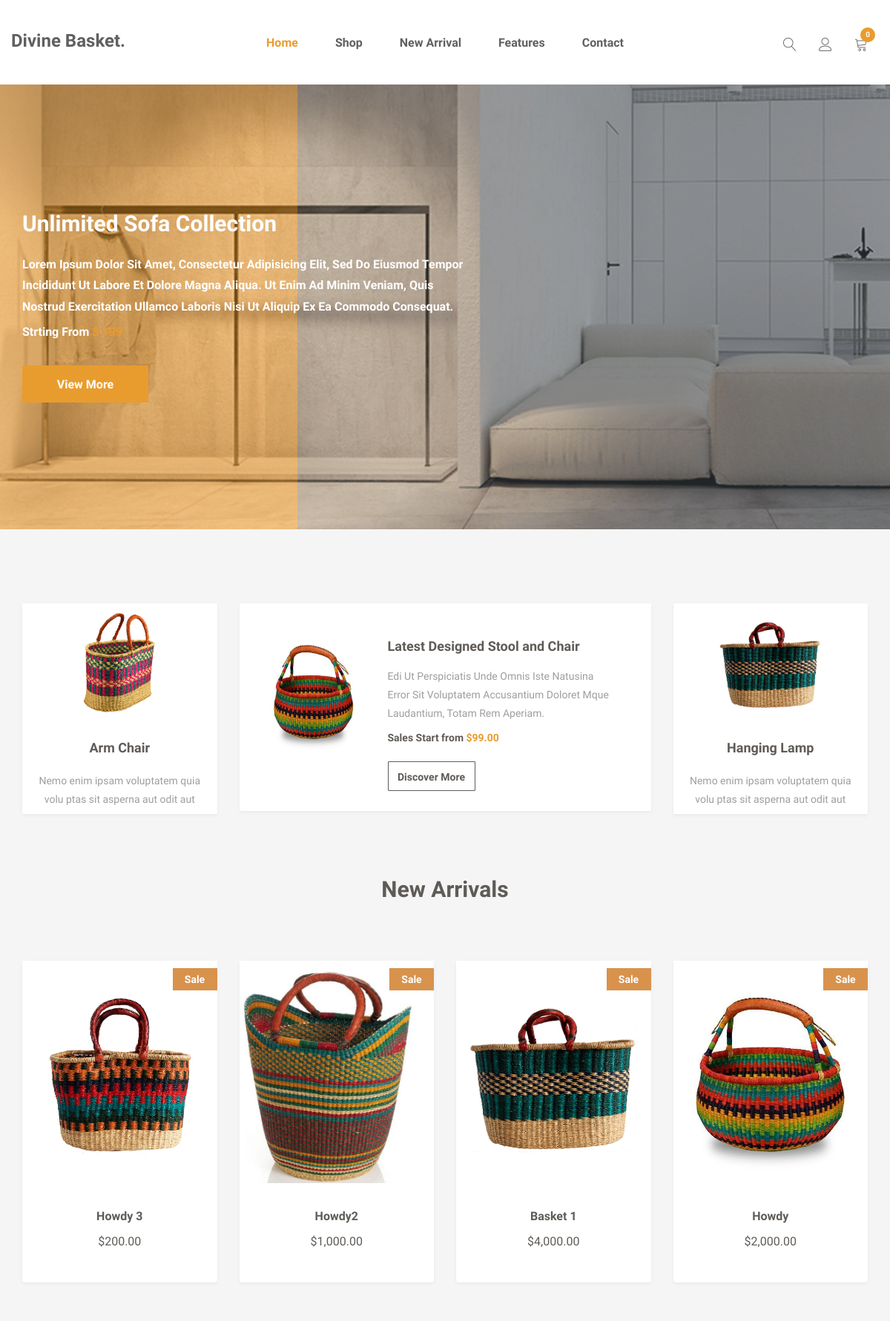
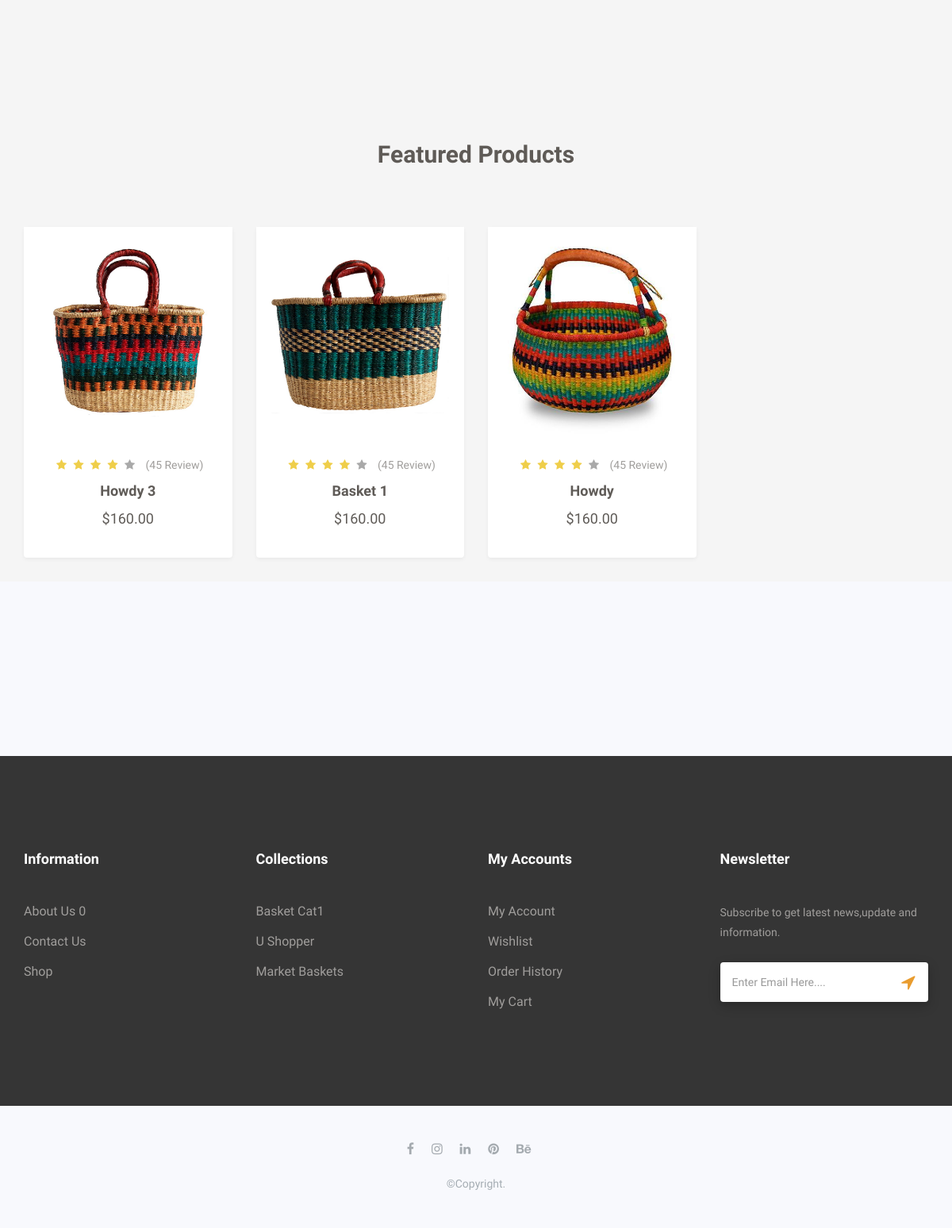
The page / on the database its author committed (2 pictures, top to bottom).
### core/models.py (models this page shows, shortened)
class Item(models.Model):
    title =  models.CharField(max_length=200)
    price = models.FloatField(null=True, blank=True)
    discount_price = models.FloatField(blank=True, null=True)
    category = models.ForeignKey(Category, on_delete=models.SET_NULL, null=True, blank=True, related_name='categories')
    description = models.TextField()
    image = models.ImageField(upload_to='item', null=True, blank=True)
    new = models.BooleanField(default=False)
    featured = models.BooleanField(default=False)
    created_at = models.DateTimeField(auto_now_add=True)
    slug = AutoSlugField(populate_from='title',unique_with='created_at__month',slugify=custom_slugify)
    class Meta:
        ordering = ['-id']
    @property
    def imageURL(self):
        try:
            url = self.image.url
        except:
            url = ''
        return url
    def get_absolute_url(self):
        return reverse("core:detail", kwargs={
            'slug': self.slug
        })

class Category(models.Model):
    name = models.CharField(unique=True, max_length=200)
    created_at = models.DateTimeField(auto_now_add=True)
    slug = AutoSlugField(populate_from='name', unique_with='created_at__month', slugify=custom_slugify )
    def get_category_url(self):
        return reverse("core:category", kwargs={
            'slug': self.slug
        })

### core/views.py (the view)
# urls.py: path("", views.indexPage, name="index"),
def indexPage(request):
    new_obj = models.Item.objects.filter(new=True)[:12]
    featured_obj = models.Item.objects.filter(featured=True)[:12]
    context = {
        'new_obj' : new_obj,
        'featured_obj': featured_obj,
    }
    return render(request, 'index.html', context)

### core/templatetags/cart_template_tags.py (called while the page is built, shortened)
@register.filter
def cart_item_count(user):
    return 0

### core/templatetags/category_template_tags.py (called while the page is built)
@register.filter
def category_list(user):
    categories = Category.objects.all().order_by('-id')[:5]
    return categories

### templates/index.html (shortened to what this page needs)
{% extends 'layout.html' %}
{% load humanize %}
{% load static %}
{% load cart_template_tags %}
{% block navigation %}
<header id="home" class="welcome-hero">
	<div class="top-area">
		<div class="header-area">
			<nav class="navbar navbar-default bootsnav  navbar-sticky navbar-scrollspy"  data-minus-value-desktop="70" data-minus-value-mobile="55" data-speed="1000">
				<div class="container">
					<div class="attr-nav">
						<ul>
							<li class="search">
								<a href="#"><span class="lnr lnr-magnifier"></span></a>
							</li>
							<li class="dropdown">
								<a href="#" class="dropdown-toggle" data-toggle="dropdown" >
									<span class="lnr lnr-user"></span>
								</a>
							</li>
							<li class="">
								<a href="{% url 'core:cart' %}">
									<span class="lnr lnr-cart"></span>
									<span class="badge badge-bg-1">{{ request.user|cart_item_count }}</span>
								</a>
							</li>
						</ul>
					</div>
					<div class="navbar-header">
						<a class="navbar-brand" href="{% url 'core:index' %}">Divine Basket.</a>
					</div>
					<div class="collapse navbar-collapse menu-ui-design" id="navbar-menu">
						<ul class="nav navbar-nav navbar-center" data-in="fadeInDown" data-out="fadeOutUp">
							<li class=" scroll active"><a href="#home">home</a></li>
                            <li class=""><a href="{% url 'core:shop' %}">shop</a></li>
							<li class="scroll"><a href="#new-arrivals">new arrival</a></li>
							<li class="scroll"><a href="#feature">features</a></li>
							<li class="scroll"><a href="#newsletter">contact</a></li>
						</ul>
					</div>
				</div>
			</nav>
		</div>
	</div>
</header>
{% endblock navigation %}
{%block content%}
<section id="sofa-collection">
	<div class="owl-carousel owl-theme" id="collection-carousel">
		<div class="sofa-collection collectionbg1">
			<div class="container">
				<div class="sofa-collection-txt">
					<h2>unlimited sofa collection</h2>
					<p>
						Lorem ipsum dolor sit amet, consectetur adipisicing elit, sed do eiusmod tempor incididunt ut
						labore et dolore magna aliqua. Ut enim ad minim veniam, quis nostrud exercitation ullamco
						laboris nisi ut aliquip ex ea commodo consequat.
					</p>
					<div class="sofa-collection-price">
						<h4>strting from <span>$ 199</span></h4>
					</div>
					<button class="btn-cart welcome-add-cart sofa-collection-btn" onclick="window.location.href='#'">
						view more
					</button>
				</div>
			</div>
		</div>
	</div>
</section>
<section id="populer-products" class="populer-products">
	<div class="container">
		<div class="populer-products-content">
			<div class="row">
				<div class="col-md-3">
					<div class="single-populer-products">
						<div class="single-populer-product-img">
							<img src="{% static 'images/populer-products/1.jpg' %}" alt="populer-products images">
						</div>
						<h2><a href="#">arm chair</a></h2>
						<div class="single-populer-products-para">
							<p>Nemo enim ipsam voluptatem quia volu ptas sit asperna aut odit aut fugit.</p>
						</div>
					</div>
				</div>
				<div class="col-md-6">
					<div class="single-populer-products">
						<div class="single-inner-populer-products">
							<div class="row">
								<div class="col-md-4 col-sm-12">
									<div class="single-inner-populer-product-img">
										<img src="{% static 'images/populer-products/2.jpg' %}"
											alt="populer-products images">
									</div>
								</div>
								<div class="col-md-8 col-sm-12">
									<div class="single-inner-populer-product-txt">
										<h2>
											<a href="#">
												latest designed stool <span>and</span> chair
											</a>
										</h2>
										<p>
											Edi ut perspiciatis unde omnis iste natusina error sit voluptatem
											accusantium doloret mque laudantium, totam rem aperiam.
										</p>
										<div class="populer-products-price">
											<h4>Sales Start from <span>$99.00</span></h4>
										</div>
										<button class="btn-cart welcome-add-cart populer-products-btn"
											onclick="window.location.href='#'">
											discover more
										</button>
									</div>
								</div>
							</div>
						</div>
					</div>
				</div>
				<div class="col-md-3">
					<div class="single-populer-products">
						<div class="single-populer-products">
							<div class="single-populer-product-img">
								<img src="{% static 'images/populer-products/3.jpg' %}" alt="populer-products images">
							</div>
							<h2><a href="#">hanging lamp</a></h2>
							<div class="single-populer-products-para">
								<p>Nemo enim ipsam voluptatem quia volu ptas sit asperna aut odit aut fugit.</p>
							</div>
						</div>
					</div>
				</div>
			</div>
		</div>
	</div>
</section>
<section id="new-arrivals" class="new-arrivals">
	<div class="container">
		<div class="section-header">
			<h2>new arrivals</h2>
		</div>
		<div class="new-arrivals-content">
			<div class="row">
				{% for ob in new_obj %}
				<div class="col-md-3 col-sm-4">
					<div class="single-new-arrival">
						<div class="single-new-arrival-bg">
							<img src="{{ ob.imageURL }}" alt="new-arrivals images">
							<div class="sale bg-1">
								<p>sale</p>
							</div>
						</div>
						<h4><a href="{{ ob.get_absolute_url }}"> {{ob.title}}</a></h4>
						<p class="arrival-product-price">${{ob.price|floatformat:2|intcomma}}</p>
					</div>
				</div>
				{% endfor %}
			</div>
		</div>
	</div>
</section>
{% if featured_obj %}
<section id="feature" class="feature">
	<div class="container">
		<div class="section-header">
			<h2>featured products</h2>
		</div>
		<div class="feature-content">
			<div class="row">
				{% for featured in featured_obj %}
				<div class="col-sm-3">
					<div class="single-feature">
						<img src="{{ featured.imageURL }}" alt="feature image">
						<div class="single-feature-txt text-center">
							<p>
								<i class="fa fa-star"></i>
								<i class="fa fa-star"></i>
								<i class="fa fa-star"></i>
								<i class="fa fa-star"></i>
								<span class="spacial-feature-icon"><i class="fa fa-star"></i></span>
								<span class="feature-review">(45 review)</span>
							</p>
							<h3><a href="{{ featured.get_absolute_url }}">{{ featured.title }}</a></h3>
							<h5>$160.00</h5>
						</div>
					</div>
				</div>
				{% endfor %}
			</div>
		</div>
	</div>
</section>
{% endif %}
<section id="clients" class="clients">
	<div class="container">
		<div class="owl-carousel owl-theme" id="client">
			<div class="item">
				<a href="#">
					<img src="{% static 'images/clients/c1.png' %}" alt="brand-image" />
				</a>
			</div>
			<div class="item">
				<a href="#">
					<img src="{% static 'images/clients/c2.png' %}" alt="brand-image" />
				</a>
			</div>
			<div class="item">
				<a href="#">
					<img src="{% static 'images/clients/c3.png' %}" alt="brand-image" />
				</a>
			</div>
			<div class="item">
				<a href="#">
					<img src="{% static 'images/clients/c4.png' %}" alt="brand-image" />
				</a>
			</div>
			<div class="item">
				<a href="#">
					<img src="{% static 'images/clients/c5.png' %}" alt="brand-image" />
				</a>
			</div>
		</div>
	</div>
</section>
{%endblock content%}

### templates/common/newsletter.html
{% load cart_template_tags %}
{% load category_template_tags %}
<section id="newsletter" class="newsletter">
    <div class="container">
        <div class="hm-footer-details">
            <div class="row">
                <div class=" col-md-3 col-sm-6 col-xs-12">
                    <div class="hm-footer-widget">
                        <div class="hm-foot-title">
                            <h4>information</h4>
                        </div>
                        <div class="hm-foot-menu">
                            <ul>
                                <li><a href="#">about us  {{ request.user|cart_item_count}}</a></li>
                                <li><a href="#">contact us</a></li>
                                <li><a href="#">shop</a></li>
                            </ul>
                        </div>
                    </div>
                </div>
                <div class=" col-md-3 col-sm-6 col-xs-12">
                    <div class="hm-footer-widget">
                        <div class="hm-foot-title">
                            <h4>collections</h4>
                        </div>
                        <div class="hm-foot-menu">
                            <ul>
                                {% for category in  request.user|category_list %}
                                    <li><a href="{{ category.get_category_url }}">{{ category.name }}</a></li>
                                {% endfor %}
                            </ul>
                        </div>
                    </div>
                </div>
                <div class=" col-md-3 col-sm-6 col-xs-12">
                    <div class="hm-footer-widget">
                        <div class="hm-foot-title">
                            <h4>my accounts</h4>
                        </div>
                        <div class="hm-foot-menu">
                            <ul>
                                <li><a href="#">my account</a></li>
                                <li><a href="#">wishlist</a></li>
                                <li><a href="#">order history</a></li>
                                <li><a href="{% url 'core:cart' %}">my cart</a></li>
                            </ul>
                        </div>
                    </div>
                </div>
                <div class=" col-md-3 col-sm-6  col-xs-12">
                    <div class="hm-footer-widget">
                        <div class="hm-foot-title">
                            <h4>newsletter</h4>
                        </div>
                        <div class="hm-foot-para">
                            <p>
                                Subscribe to get latest news,update and information.
                            </p>
                        </div>
                        <div class="hm-foot-email">
                            <div class="foot-email-box">
                                <input type="text" class="form-control" placeholder="Enter Email Here....">
                            </div>
                            <div class="foot-email-subscribe">
                                <span><i class="fa fa-location-arrow"></i></span>
                            </div>
                        </div>
                    </div>
                </div>
            </div>
        </div>
    </div>
</section>

### static/css/bootsnav.css (style rules this page uses)
nav.bootsnav .container { position: relative; }
nav.navbar.bootsnav { margin-bottom: 0; -moz-border-radius: 0px; -webkit-border-radius: 0px; -o-border-radius: 0px; border-radius: 0px; background-color: #fff; border: none; border-bottom: solid 1px #e0e0e0; z-index: 9; }
nav.navbar.bootsnav ul.nav > li > a { color: #6f6f6f; background-color: transparent; outline: none; margin-bottom: -2px; }
nav.navbar.bootsnav ul.nav li.megamenu-fw > a:hover, nav.navbar.bootsnav ul.nav li.megamenu-fw > a:focus, nav.navbar.bootsnav ul.nav li.active > a:hover, nav.navbar.bootsnav ul.nav li.active > a:focus, nav.navbar.bootsnav ul.nav li.active > a { background-color: transparent; }
.attr-nav { float: right; display: inline-block; margin-left: 13px; margin-right: -15px; }
.attr-nav > ul { padding: 0; margin: 0 0 -7px 0; list-style: none; display: inline-block; }
.attr-nav > ul > li { float: left; display: block; }
.attr-nav > ul > li > a { color: #6f6f6f; display: block; padding: 28px 15px; position: relative; }
.attr-nav > ul > li > a span.badge { position: absolute; top: 50%; margin-top: -15px; right: 5px; font-size: 10px; padding: 0; width: 15px; height: 15px; padding-top: 2px; }
body { -webkit-transition: all 0.3s ease-in-out; -moz-transition: all 0.3s ease-in-out; -o-transition: all 0.3s ease-in-out; -ms-transition: all 0.3s ease-in-out; transition: all 0.3s ease-in-out; }
.wrap-sticky nav.navbar.bootsnav { position: absolute; width: 100%; left: 0; top: 0; }
@media (min-width: 1024px) { nav.navbar.bootsnav ul.nav > li > a { padding: 30px 15px; font-weight: 600; } }
@media (min-width: 1024px) { nav.navbar.bootsnav.menu-center .container { position: relative; } }
@media (min-width: 1024px) { nav.navbar.bootsnav.menu-center ul.nav.navbar-center { float:none; margin: 0 auto; display: table; table-layout: fixed; } }
@media (min-width: 1024px) { nav.navbar.bootsnav.menu-center .navbar-header, nav.navbar.bootsnav.menu-center .attr-nav { position: absolute; } }
@media (min-width: 1024px) { nav.navbar.bootsnav.menu-center .attr-nav { right: 15px; } }

### rows shown on the page
Item: imageURL (picture), title "Howdy 3", price "200.00"
Item: imageURL (picture), title "Howdy2", price "1,000.00"
Item: imageURL (picture), title "Basket 1", price "4,000.00"
Item: imageURL (picture), title "Howdy", price "2,000.00"
Category: name "Basket Cat1"
Category: name "U Shopper"
Category: name "Market Baskets"

### other values the page prints
{{ request.user|cart_item_count }} "0"
